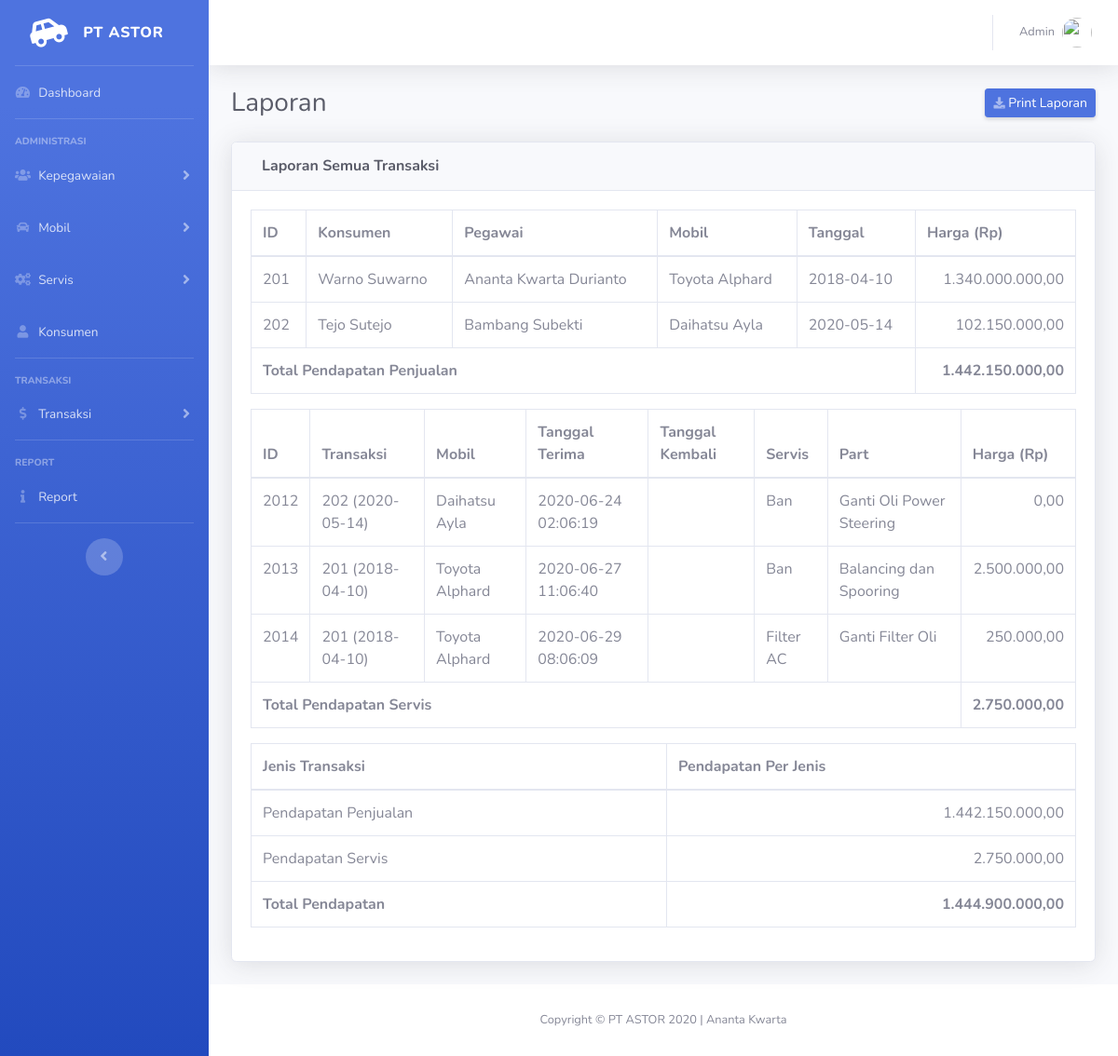
Screenshot of /index.php/report with the database file from the repository.
### tables this page shows
CREATE TABLE `transaksi` (
  `idTransaksi` int(11) NOT NULL,
  `tanggal` date NOT NULL,
  `idPegawai` int(11) NOT NULL,
  `idKons` int(11) NOT NULL,
  `idMobil` int(11) NOT NULL
);

CREATE TABLE `konsumen` (
  `idKons` int(11) NOT NULL,
  `namaKons` varchar(255) NOT NULL,
  `username` varchar(50) NOT NULL,
  `alamat` varchar(255) NOT NULL,
  `noTelp` varchar(20) NOT NULL,
  `kota` varchar(255) NOT NULL,
  `provinsi` varchar(255) NOT NULL,
  `kodePos` int(11) NOT NULL
);

CREATE TABLE `pegawai` (
  `idPegawai` int(11) NOT NULL,
  `namaPegawai` varchar(255) NOT NULL,
  `username` varchar(50) NOT NULL,
  `idJabatan` int(11) NOT NULL,
  `alamat` varchar(255) NOT NULL,
  `noTelp` varchar(20) NOT NULL
);

CREATE TABLE `merk` (
  `idMerk` int(11) NOT NULL,
  `namaMerk` varchar(255) NOT NULL
);

CREATE TABLE `mobil` (
  `idMobil` int(11) NOT NULL,
  `idMerk` int(11) NOT NULL,
  `model` varchar(255) NOT NULL,
  `idWarna` int(11) NOT NULL,
  `tahun` varchar(20) NOT NULL,
  `harga` int(11) NOT NULL,
  `stok` int(11) NOT NULL
);

CREATE TABLE `jasaservis` (
  `idJasaServis` int(11) NOT NULL,
  `idTransaksi` int(11) NOT NULL,
  `idMobil` int(11) NOT NULL,
  `idKons` int(11) NOT NULL,
  `tanggalDiterima` datetime DEFAULT NULL,
  `tanggalDikembalikan` datetime DEFAULT NULL,
  `hargaTotal` int(11) DEFAULT NULL
);

CREATE TABLE `part` (
  `idPart` int(11) NOT NULL,
  `namaPart` varchar(255) NOT NULL,
  `harga` int(11) NOT NULL
);

CREATE TABLE `servis` (
  `idServis` int(11) NOT NULL,
  `namaServis` varchar(255) NOT NULL,
  `harga` int(11) NOT NULL
);

### application/controllers/Report.php (called while the page is built, shortened)
<?php
class Report extends CI_Controller {
	public function __construct()
	{
		$this->load->database();
		$this->load->model('m_report');
	}
	public function index()
	{
	    $data['judul'] = 'Laporan Transaksi Penjualan dan Servis';
    	$ket = 'Laporan Semua Transaksi';
    	$cetak = 'report/cetak';
    	$transaksi = $this->m_report->viewByCarSold();
        $jasaservis = $this->m_report->viewByService();
	    $data['ket'] = $ket;
	    $data['url_cetak'] = base_url('index.php/'.$cetak);
	    $data['transaksi'] = $transaksi;
	    $data['jasaservis'] = $jasaservis;
	    $this->load->view('templates/header', $data);
	    $this->load->view('report/index', $data);
	    $this->load->view('templates/footer');
    }
}

### index.php (called while the page is built, shortened)
<?php
require_once BASEPATH.'core/CodeIgniter.php';

### application/models/M_report.php (called while the page is built, shortened)
<?php
class M_report extends CI_Model {
	public function viewByCarSold()
	{
		$this->db->select('t.idTransaksi, k.namaKons, p.namaPegawai, m.model, mk.namaMerk, t.tanggal, m.harga');
        $this->db->from('transaksi t');
        $this->db->join('pegawai p', 'p.idPegawai=t.idPegawai');
        $this->db->join('konsumen k', 'k.idKons=t.idKons');
        $this->db->join('mobil m', 'm.idMobil=t.idMobil');
        $this->db->join('merk mk', 'mk.idMerk = m.idMerk');
        $query = $this->db->get();
        return $query->result_array();
	}
	public function viewByService()
	{
		$this->db->select('js.idJasaServis, js.idTransaksi, js.tanggalDiterima, js.hargaTotal, js.tanggalDikembalikan, s.namaServis, p.namaPart, mk.namaMerk, m.model, pd.jumlah, t.tanggal');
        $this->db->from('jasaservis js');
        $this->db->join('transaksi t', 't.idTransaksi=js.idTransaksi', 'left');
        $this->db->join('mobil m', 'm.idMobil = js.idMobil', 'left');
        $this->db->join('merk mk', 'mk.idMerk = m.idMerk');
        $this->db->join('servisteknisi st', 'st.idJasaServis=js.idJasaServis', 'left');
        $this->db->join('servis s', 's.idServis=st.idServis','left');
        $this->db->join('partdipakai pd', 'pd.idJasaServis=js.idJasaServis', 'left');
        $this->db->join('part p', 'pd.idPart=p.idPart','left');
        $query = $this->db->get();
        return $query->result_array();
	}
}

### application/views/report/index.php (the view)
<div class="container-fluid">
    <div class="d-sm-flex align-items-center justify-content-between mb-4">
    	<h1 class="h3 mb-0 text-gray-800">Laporan</h1>
    	<a href="<?= $url_cetak; ?>" class="d-none d-sm-inline-block btn btn-sm btn-primary shadow-sm"><i class="fas fa-download fa-sm text-white-50"></i> Print Laporan</a>
    </div>
    <div class="card shadow mb-4">
    	<div class="card-header py-3">
    		<div class="col-sm-3"><h6 class="m-0 font-weight-bold text-gray-800"><?= $ket; ?></h6></div>
        </div>
        <div class="card-body">
            <div class="table-responsive">
                <table class="table table-bordered" width="100%" cellspacing="0">
                    <thead>
                        <tr>
                            <th>ID</th>
                            <th>Konsumen</th>
                            <th>Pegawai</th>
                            <th>Mobil</th>
                            <th>Tanggal</th>
                            <th>Harga (Rp)</th>
                        </tr>
                    </thead>
                    <tbody>
                        <?php
						$total1 = 0;
                        foreach ($transaksi as $t) :
                        	$number = $t['harga'];
							$number = number_format($number, 2, ',', '.');
                        	$total1 += $t['harga'];
                        ?>
                            <tr>
                                <td><?= $t['idTransaksi']; ?></td>
                                <td><?= $t['namaKons']; ?></td>
                                <td><?= $t['namaPegawai']; ?></td>
                                <td><?= $t['namaMerk'].' '.$t['model']; ?></td>
                                <td><?= $t['tanggal']; ?></td>
                                <td align="right"><?= $number; ?></td>
                            </tr>
                        <?php endforeach;
							$num1 = number_format($total1, 2, ',', '.');
                        ?>
                    <tfoot>
                        <tr>
                        	<th colspan="5">Total Pendapatan Penjualan</th>
                        	<th style="text-align: right;"><?= $num1; ?></th>
                        </tr>
                    </tfoot>
                    </tbody>
                </table>
            </div>
            <div class="table-responsive">
                <table class="table table-bordered" width="100%" cellspacing="0">
                    <thead>
                        <tr>
                            <th>ID</th>
                            <th>Transaksi</th>
                            <th>Mobil</th>
                            <th>Tanggal Terima</th>
                            <th>Tanggal Kembali</th>
                            <th>Servis</th>
                            <th>Part</th>
                            <th>Harga (Rp)</th>
                        </tr>
                    </thead>
                    <tbody>
                        <?php
						$total2 = 0;
                        foreach ($jasaservis as $js) :
                        	$number = $js['hargaTotal'];
							$number = number_format($number, 2, ',', '.');
                        	$total2 += $js['hargaTotal'];
                        ?>
                            <tr>
                                <td><?= $js['idJasaServis']; ?></td>
                                <td><?= $js['idTransaksi'].' ('.$js['tanggal'].')'; ?></td>
                                <td><?= $js['namaMerk'].' '.$js['model']; ?></td>
                                <td><?= $js['tanggalDiterima']; ?></td>
                                <td><?= $js['tanggalDikembalikan']; ?></td>
                                <td><?= $js['namaPart']; ?></td>
                                <td><?= $js['namaServis']; ?></td>
                                <td align="right"><?= $number; ?></td>
                            </tr>
                        <?php endforeach;
							$num2 = number_format($total2, 2, ',', '.');
                        ?>
                    <tfoot>
                        <tr>
                        	<th colspan="7">Total Pendapatan Servis</th>
                        	<th style="text-align: right;"><?= $num2; ?></th>
                        </tr>
                    </tfoot>
                    </tbody>
                </table>
            </div>
            <div class="table-responsive">
                <table class="table table-bordered" width="100%" cellspacing="0">
                    <thead>
                        <tr>
                            <th>Jenis Transaksi</th>
                            <th>Pendapatan Per Jenis</th>
                        </tr>
                    </thead>
                    <tbody>
                        <tr>
                            <td>Pendapatan Penjualan</td>
                            <td align="right"><?= $num1; ?></td>
                        </tr>
                        <tr>
                            <td>Pendapatan Servis</td>
                            <td align="right"><?= $num2; ?></td>
                        </tr>
                    <tfoot>
                        <tr>
                        	<th>Total Pendapatan</th>
                        	<th style="text-align: right;"><?= number_format($total1+$total2, 2, ',', '.'); ?></th>
                        </tr>
                    </tfoot>
                    </tbody>
                </table>
            </div>
        </div>
    </div>
</div>
</div>

### rows the page displays
transaksi: idTransaksi "201", idKons.namaKons "Warno Suwarno", idPegawai.namaPegawai "Ananta Kwarta Durianto", merk.namaMerk "Toyota", idMobil.model "Alphard", tanggal "2018-04-10", idMobil.harga "1.340.000.000,00"
transaksi: idTransaksi "202", idKons.namaKons "Tejo Sutejo", idPegawai.namaPegawai "Bambang Subekti", merk.namaMerk "Daihatsu", idMobil.model "Ayla", tanggal "2020-05-14", idMobil.harga "102.150.000,00"
jasaservis: idJasaServis "2012", idTransaksi "202", idTransaksi.tanggal "2020-05-14", merk.namaMerk "Daihatsu", idMobil.model "Ayla", tanggalDiterima "2020-06-24 02:06:19", part.namaPart "Ban", servis.namaServis "Ganti Oli Power Steering", hargaTotal "0,00"
jasaservis: idJasaServis "2013", idTransaksi "201", idTransaksi.tanggal "2018-04-10", merk.namaMerk "Toyota", idMobil.model "Alphard", tanggalDiterima "2020-06-27 11:06:40", part.namaPart "Ban", servis.namaServis "Balancing dan Spooring", hargaTotal "2.500.000,00"
jasaservis: idJasaServis "2014", idTransaksi "201", idTransaksi.tanggal "2018-04-10", merk.namaMerk "Toyota", idMobil.model "Alphard", tanggalDiterima "2020-06-29 08:06:09", part.namaPart "Filter AC", servis.namaServis "Ganti Filter Oli", hargaTotal "250.000,00"

### other values shown
$ket "Laporan Semua Transaksi"
$num1 "1.442.150.000,00"
$num2 "2.750.000,00"
$total1+$total2 "1.444.900.000,00"
